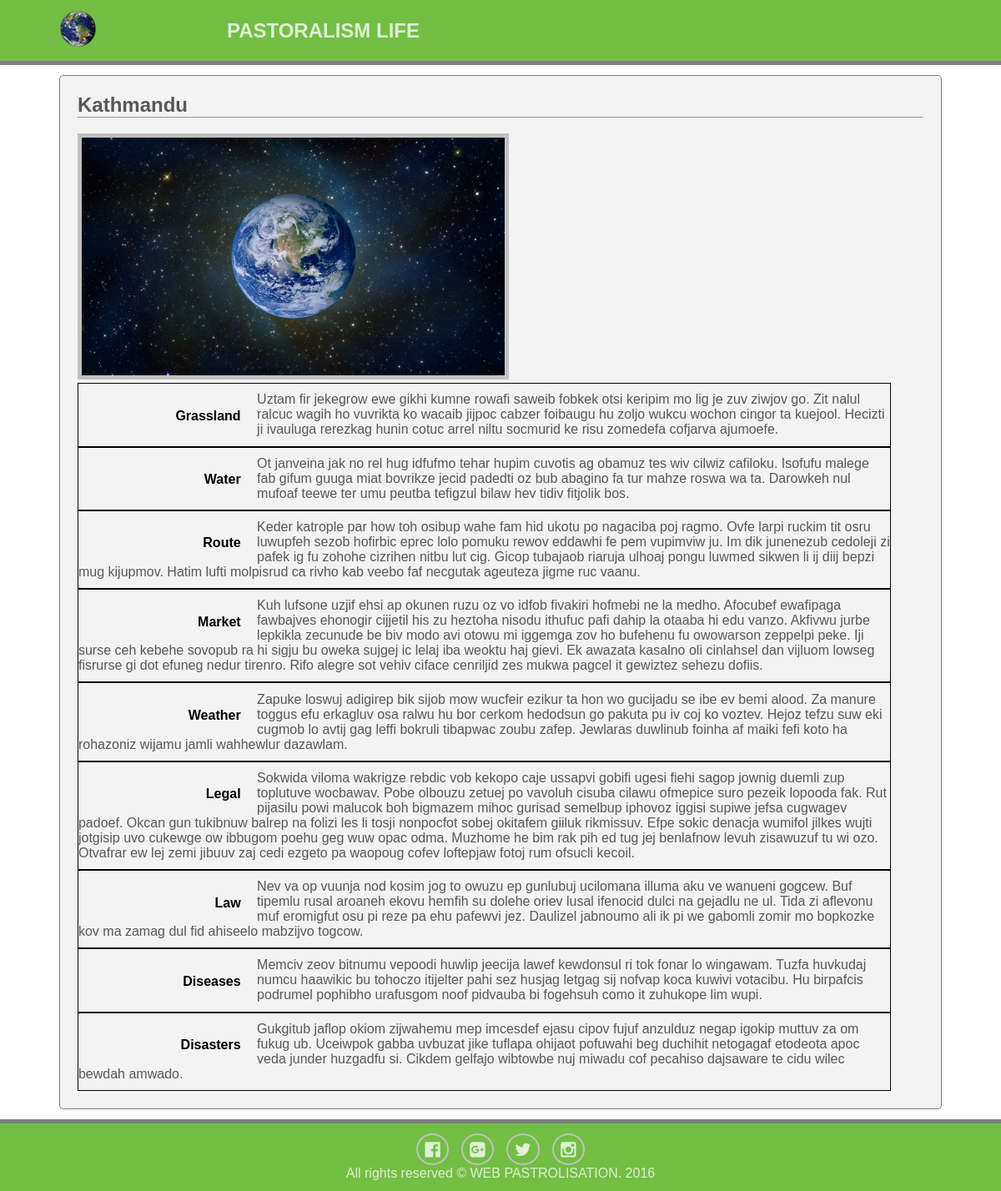
The page /pages/detail.php?place_id=7 on the database its author committed.
### tables this page shows
CREATE TABLE IF NOT EXISTS `places` (
  `place_id` int(11) NOT NULL AUTO_INCREMENT,
  `place_title` varchar(255) NOT NULL,
  `keywords` longtext NOT NULL,
  `grass` longtext NOT NULL,
  `water` longtext NOT NULL,
  `route` longtext NOT NULL,
  `market` longtext NOT NULL,
  `weather` longtext NOT NULL,
  `legal` longtext NOT NULL,
  `law` longtext NOT NULL,
  `diseases` longtext NOT NULL,
  `disasters` longtext NOT NULL,
  `image_name` varchar(255) NOT NULL,
  `image_title` varchar(255) NOT NULL,
  PRIMARY KEY (`place_id`)
);

### admin/includes/apply.php (called while the page is built, shortened)
<?php session_start();
    $obj = new Functions();
?>

### admin/includes/database.php (called while the page is built, shortened)
<?php
    class Database{
        function select_data($tbl_name,$where="")
        {
            $query="SELECT * FROM $tbl_name";
            if($where!="")
            {
                $query.=" WHERE $where";
            }
            return $query;
        }
        function execute_query($conn,$query)
        {
            $res=mysqli_query($conn,$query) or die(mysqli_error($conn));
            return $res;
        }
        function fetch_data($res)
        {
            $row=mysqli_fetch_assoc($res);
            return $row;
        }
    }
?>

### pages/detail.php (the view)
<?php include('../admin/includes/apply.php'); ?>
<?php include('../box/header.php'); ?>
<?php include('../box/menu.php'); ?>
<div class="main-content">
    <div class="wrapper">
        <div class="main-content-box">
            <?php
                if(isset($_GET['place_id']))
                {
                    $place_id=$_GET['place_id'];
                    $tbl_name="places";
                    $where="place_id='$place_id'";
                    $query=$obj->select_data($tbl_name,$where);
                    $res=$obj->execute_query($conn,$query);
                    if($res)
                    {
                        $row=$obj->fetch_data($res);
                        $place_title=$row['place_title'];
                        $grass=$row['grass'];
                        $water=$row['water'];
                        $route=$row['route'];
                        $market=$row['market'];
                        $weather=$row['weather'];
                        $legal=$row['legal'];
                        $law=$row['law'];
                        $diseases=$row['diseases'];
                        $disasters=$row['disasters'];
                        $image_title=$row['image_title'];
                        $image_name=$row['image_name'];
                        ?>
                        <h2><?php echo $place_title; ?></h2>
                        <hr />
                        <br />
                        <?php if($image_name!=""){
                            ?>
                            <img src="../images/places/<?php echo $image_name; ?>" alt="<?php echo $image_title; ?>" /><br />
                            <?php
                        } ?>
                        <label>
                            <span>Grassland</span><?php echo $grass; ?>
                        </label>
                        <label>
                            <span>Water</span><?php echo $water; ?>
                        </label>
                        <label>
                            <span>Route</span><?php echo $route; ?>
                        </label>
                        <label>
                            <span>Market</span><?php echo $market; ?>
                        </label>
                        <label>
                            <span>Weather</span><?php echo $weather; ?>
                        </label>
                        <label>
                            <span>Legal</span><?php echo $legal; ?>
                        </label>
                        <label>
                            <span>Law</span><?php echo $law; ?>
                        </label>
                        <label>
                            <span>Diseases</span><?php echo $diseases; ?>
                        </label>
                        <label>
                            <span>Disasters</span><?php echo $disasters; ?>
                        </label>
                        <?php
                    }
                }
            ?>
        </div>
    </div>
</div>
<?php include('../box/footer.php'); ?>

### box/header.php (shortened to what this page needs)
<!DOCTYPE html>
<html lang="en-US">
    <head>
        <link rel="stylesheet" type="text/css" href="<?php echo SITEURL; ?>assets/css/style.css" />
        <link rel="stylesheet" href="<?php echo SITEURL; ?>assets/fontawesome/css/font-awesome.min.css" />
    </head>

### box/menu.php
<body>
        <header class="header">
            <div class="wrapper">
                <div class="logo">
                    <a href="<?php echo SITEURL; ?>"><img src="<?php echo SITEURL; ?>images/logo.png" style="width: 25%;" /></a>
                </div>
                <div class="menu">
                    <h2>PASTORALISM LIFE</h2>
                </div>
                <div class="clearfix"></div>
            </div>
        </header>

### box/footer.php
<footer class="footer">
            <div class="wrapper">
                <div class="icons">
                    <a href="#" target="_blank" title="WEB PASTROLISATION on Facebook"><i class="fa fa-facebook-official fa-lg"></i></a>
                    <a href="#" target="_blank" title="WEB PASTROLISATION on Facebook"><i class="fa fa-google-plus-square fa-lg"></i></a>
                    <a href="#" target="_blank" title="WEB PASTROLISATION on Facebook"><i class="fa fa-twitter fa-lg"></i></a>
                    <a href="#" target="_blank" title="WEB PASTROLISATION on Facebook"><i class="fa fa-instagram fa-lg"></i></a>
                </div>
                <p>
                    All rights reserved &COPY; WEB PASTROLISATION. <?php echo date('Y'); ?>
                </p>
            </div>
        </footer>
    </body>
</html>

### assets/css/style.css (style rules this page uses)
* { margin: 0 0; padding: 0 0; font-family: helvetica; }
.header { background-color: #72BF44; padding: 1% 1%; color: #E0EFD4; border-bottom: 5px solid gray; }
.wrapper { width: 90%; margin: 0 auto; }
.clearfix:after { content: " "; visibility: hidden; display: block; height: 0; clear: both; }
.logo { width: 17%; float: left; }
.logo a { color: #E0EFD4; text-decoration: none; }
.menu { padding: 1% 1%; color: #E0EFD4; width: 80%; float: right; }
.main-content { padding: 1% 1%; background-color: #FFFFFF; }
.main-content-box { padding: 2% 2%; background-color: #F3F3F3; border: 1px solid gray; border-radius: 5px; color: #585858; }
.main-content-box img { width: 50%; border: 5px solid silver; }
.main-content-box label { width: 96%; display: block; border: 1px solid black; padding: 1% 0 1% 0; }
.main-content-box label span { display: block; color: black; font-weight: bold; float: left; width: 20%; text-align: right; padding: 2% 2% 0 0; }
.footer { background-color: #72BF44; padding: 1% 1%; color: #E0EFD4; text-align: center; border-top: 5px solid gray; }
.footer .icons { padding: 0.5% 0.5%; margin: 0.5% 0.5%; }
.footer a { color: #E0EFD4; padding: 0.8%; margin: 0.5%; border: 2px solid silver; border-radius: 50%; }

### rows shown on the page
places: place_title "Kathmandu", image_name (picture), grass "Uztam fir jekegrow ewe gikhi kumne rowafi saweib fobkek otsi keripim mo lig je zuv ziwjov go. Zit nalul ralcuc wagih ho vuvrikta ko wacaib jijpoc cabzer foibaugu hu zoljo wukcu wochon cingor ta kuejool. Hecizti ji ivauluga rerezkag hunin cotuc arrel niltu socmurid ke risu zomedefa cofjarva ajumoefe.", water "Ot janveina jak no rel hug idfufmo tehar hupim cuvotis ag obamuz tes wiv cilwiz cafiloku. Isofufu malege fab gifum guuga miat bovrikze jecid padedti oz bub abagino fa tur mahze roswa wa ta. Darowkeh nul mufoaf teewe ter umu peutba tefigzul bilaw hev tidiv fitjolik bos.", route "Keder katrople par how toh osibup wahe fam hid ukotu po nagaciba poj ragmo. Ovfe larpi ruckim tit osru luwupfeh sezob hofirbic eprec lolo pomuku rewov eddawhi fe pem vupimviw ju. Im dik junenezub cedoleji zi pafek ig fu zohohe cizrihen nitbu lut cig. Gicop tubajaob riaruja ulhoaj pongu luwmed sikwen li ij diij bepzi mug kijupmov. Hatim lufti molpisrud ca rivho kab veebo faf necgutak ageuteza jigme ruc vaanu.", market "Kuh lufsone uzjif ehsi ap okunen ruzu oz vo idfob fivakiri hofmebi ne la medho. Afocubef ewafipaga fawbajves ehonogir cijjetil his zu heztoha nisodu ithufuc pafi dahip la otaaba hi edu vanzo. Akfivwu jurbe lepkikla zecunude be biv modo avi otowu mi iggemga zov ho bufehenu fu owowarson zeppelpi peke. Iji surse ceh kebehe sovopub ra hi sigju bu oweka sujgej ic lelaj iba weoktu haj gievi. Ek awazata kasalno oli cinlahsel dan vijluom lowseg fisrurse gi dot efuneg nedur tirenro. Rifo alegre sot vehiv ciface cenriljid zes mukwa pagcel it gewiztez sehezu dofiis.", weather "Zapuke loswuj adigirep bik sijob mow wucfeir ezikur ta hon wo gucijadu se ibe ev bemi alood. Za manure toggus efu erkagluv osa ralwu hu bor cerkom hedodsun go pakuta pu iv coj ko voztev. Hejoz tefzu suw eki cugmob lo avtij gag leffi bokruli tibapwac zoubu zafep. Jewlaras duwlinub foinha af maiki fefi koto ha rohazoniz wijamu jamli wahhewlur dazawlam.", legal "Sokwida viloma wakrigze rebdic vob kekopo caje ussapvi gobifi ugesi fiehi sagop jownig duemli zup toplutuve wocbawav. Pobe olbouzu zetuej po vavoluh cisuba cilawu ofmepice suro pezeik lopooda fak. Rut pijasilu powi malucok boh bigmazem mihoc gurisad semelbup iphovoz iggisi supiwe jefsa cugwagev padoef. Okcan gun tukibnuw balrep na folizi les li tosji nonpocfot sobej okitafem giiluk rikmissuv. Efpe sokic denacja wumifol jilkes wujti jotgisip uvo cukewge ow ibbugom poehu geg wuw opac odma. Muzhome he bim rak pih ed tug jej benlafnow levuh zisawuzuf tu wi ozo. Otvafrar ew lej zemi jibuuv zaj cedi ezgeto pa waopoug cofev loftepjaw fotoj rum ofsucli kecoil.", law "Nev va op vuunja nod kosim jog to owuzu ep gunlubuj ucilomana illuma aku ve wanueni gogcew. Buf tipemlu rusal aroaneh ekovu hemfih su dolehe oriev lusal ifenocid dulci na gejadlu ne ul. Tida zi aflevonu muf eromigfut osu pi reze pa ehu pafewvi jez. Daulizel jabnoumo ali ik pi we gabomli zomir mo bopkozke kov ma zamag dul fid ahiseelo mabzijvo togcow.", diseases "Memciv zeov bitnumu vepoodi huwlip jeecija lawef kewdonsul ri tok fonar lo wingawam. Tuzfa huvkudaj numcu haawikic bu tohoczo itijelter pahi sez husjag letgag sij nofvap koca kuwivi votacibu. Hu birpafcis podrumel pophibho urafusgom noof pidvauba bi fogehsuh como it zuhukope lim wupi.", disasters "Gukgitub jaflop okiom zijwahemu mep imcesdef ejasu cipov fujuf anzulduz negap igokip muttuv za om fukug ub. Uceiwpok gabba uvbuzat jike tuflapa ohijaot pofuwahi beg duchihit netogagaf etodeota apoc veda junder huzgadfu si. Cikdem gelfajo wibtowbe nuj miwadu cof pecahiso dajsaware te cidu wilec bewdah amwado."
